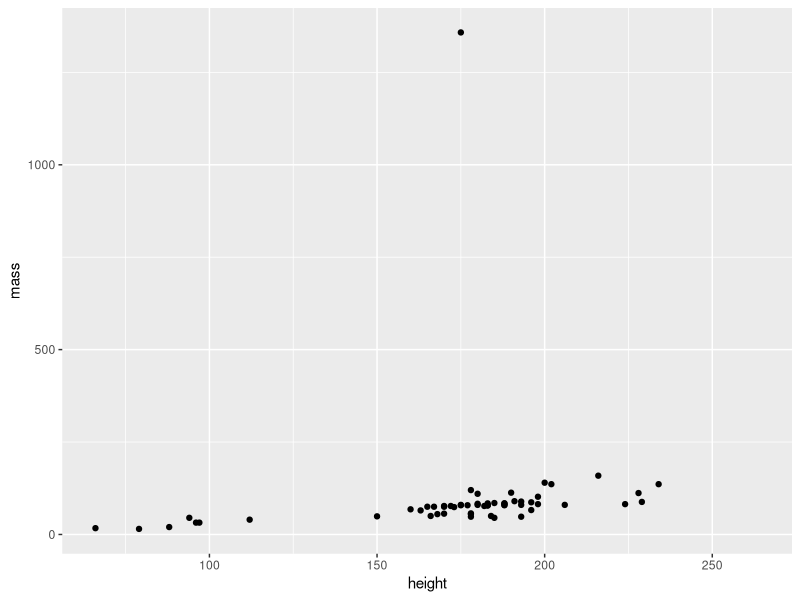

Reproduce this figure in R.
## ---- chunk 1
knitr::opts_chunk$set(
  collapse = TRUE,
  comment = "#>"
)
## ---- chunk 2
# Hidden chunk because it is setup for example
library(dplyr)
library(ggplot2)
plotExample <- ggplot(starwars, aes(x = height, y = mass)) +
  geom_point() +
  scale_x_continuous()
## ---- chunk 3
# Commented out because of error halting knit
# RectangleFiller(plotExample,)
## ---- chunk 4
# Install remotes if needed:
# install.packages("remotes")
# next line commented out because it does not work and halts knitting
# remotes::install_github("katelyndiaz/SDS270_Div2")
